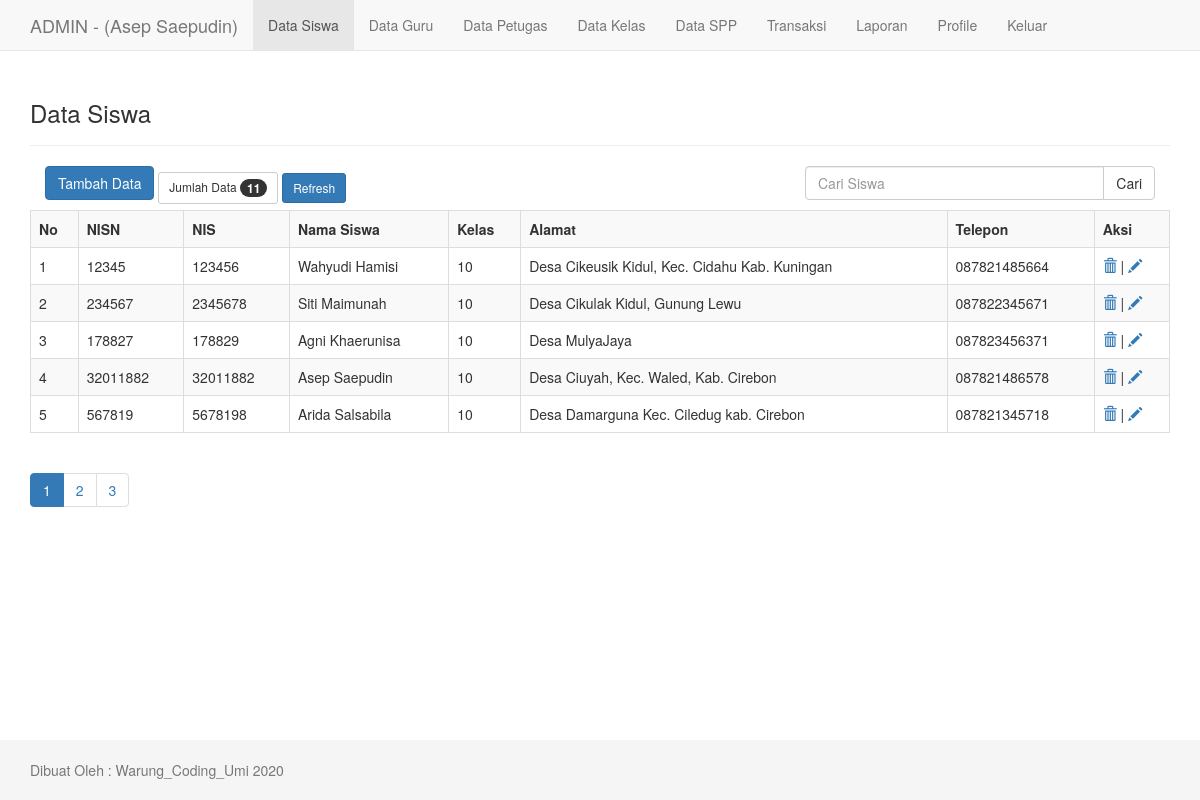
The page /admin/tampil_siswa.php (signed in) on the database its author committed.
### tables this page shows
CREATE TABLE `tb_petugas` (
  `id_petugas` int(11) NOT NULL,
  `username` varchar(35) NOT NULL,
  `password` varchar(50) NOT NULL,
  `nama_petugas` varchar(35) NOT NULL,
  `alamat` varchar(100) NOT NULL,
  `telepon` varchar(15) NOT NULL,
  `level` enum('admin','petugas') NOT NULL
);

CREATE TABLE `tb_siswa` (
  `nisn` char(10) NOT NULL,
  `nis` char(8) NOT NULL,
  `nama` varchar(35) NOT NULL,
  `id_kelas` int(11) NOT NULL,
  `alamat` text NOT NULL,
  `no_hp` varchar(13) NOT NULL,
  `id_spp` int(11) NOT NULL
);

CREATE TABLE `tb_kelas` (
  `id_kelas` int(11) NOT NULL,
  `nama_kelas` varchar(10) NOT NULL,
  `kompetensi_keahlian` varchar(50) NOT NULL,
  `id_guru` int(11) DEFAULT NULL
);

### admin/tampil_siswa.php (the view, shortened to what this page needs)
<?php
    include "../inc/koneksi.php";
    $qprofil = mysqli_query($konek, "SELECT * FROM tb_petugas WHERE id_petugas='$_SESSION[id]'");
    $profil = mysqli_fetch_array($qprofil);
?>
<!DOCTYPE html>
<html lang="en">
<head>
    <link href="./../assets/css/bootstrap.min.css" rel="stylesheet">
    <link href="./../assets/style.css" rel="stylesheet">
</head>
<body>
     <nav class="navbar navbar-default navbar-fixed-top">
      <div class="container">
        <div class="navbar-header">
          <a class="navbar-brand" href="index.php">ADMIN - (<?php echo $profil['nama_petugas']; ?>)</a>
        </div>
        <div id="navbar" class="collapse navbar-collapse">
          <ul class="nav navbar-nav">
            <li class="active"><a href="tampil_siswa.php">Data Siswa</a></li>
            <li><a href="tampil_guru.php">Data Guru</a></li>
            <li><a href="tampil_petugas.php">Data Petugas</a></li>
            <li><a href="tampil_kelas.php">Data Kelas</a></li>
            <li><a href="tampil_spp.php">Data SPP</a></li>
            <li><a href="transaksi.php">Transaksi</a></li>
            <li><a href="laporan.php">Laporan</a></li>
            <li><a href="profile.php">Profile</a></li>
            <li><a href="../inc/logout.php">Keluar</a></li>
          </ul>
        </div>
      </div>
    </nav>
    <div class="container">
        <div class="page-header">
            <h3>Data Siswa</h3>
        </div>
        <div class="col-md-8">
          <?php
                $qjumlah = mysqli_query($konek, "SELECT * FROM tb_siswa");
                $jumlah = mysqli_num_rows($qjumlah);
            ?>
          <a class="btn btn-primary" style="margin-bottom: 10px;" href="tambah_siswa.php">Tambah Data</a>
          <button class="btn btn-sm btn-default">Jumlah Data <span class="badge"><?php echo $jumlah; ?></span></button>
          <a href="?menu=data_pegawai" class="btn btn-sm btn-primary">Refresh</a>
        </div>
        <div class="col-md-4">
          <form method="post">
                <div class="input-group">
                    <input name="inputan" type="text" class="form-control" placeholder="Cari Siswa">
                    <span class="input-group-btn">
                        <input name="cari" class="btn btn-default" value="Cari" type="submit">
                    </span>
                </div>
          </form>
        </div>
        <table class="table table-bordered table-striped">
            <tr>
                <th>No</th>
                <th>NISN</th>
                <th>NIS</th>
                <th>Nama Siswa</th>
                <th>Kelas</th>
                <th>Alamat</th>
                <th>Telepon</th>
                <th>Aksi</th>
            </tr>
<?php
            $batas = 5;
            $hal = ceil($jumlah / $batas);
            $page = (isset($_GET['hal'])) ? $_GET['hal']:1;
            $posisi = ($page - 1) * $batas;
            $no = 1+$posisi;
            $inputan = $_POST['inputan'];
            if($_POST['cari']){
                if($inputan==""){
                    $q = mysqli_query($konek, "SELECT tb_siswa.*, tb_kelas.*
                    FROM tb_siswa
                    INNER JOIN tb_kelas ON tb_kelas.id_kelas=tb_siswa.id_kelas
                    ORDER BY tb_kelas.nama_kelas AND tb_kelas.kompetensi_keahlian limit $posisi, $batas");
                }
                elseif($inputan!==""){
                    $q = mysqli_query($konek, "SELECT tb_siswa.*, tb_kelas.*
                    FROM tb_siswa
                    INNER JOIN tb_kelas ON tb_kelas.id_kelas=tb_siswa.id_kelas
                    WHERE tb_siswa.nama LIKE '%$inputan%' limit $posisi, $batas ORDER BY tb_kelas.nama_kelas AND tb_kelas.kompetensi_keahlian ");
                }
            }
            else{
                $q = mysqli_query($konek, "SELECT tb_siswa.*, tb_kelas.*
                FROM tb_siswa
                INNER JOIN tb_kelas ON tb_kelas.id_kelas=tb_siswa.id_kelas
                ORDER BY tb_kelas.nama_kelas AND tb_kelas.kompetensi_keahlian limit $posisi, $batas");
            }
                $cek = mysqli_num_rows($q);
                if($cek < 1){
                    ?>
                    <tr>
                        <td colspan="7">
                            <center>
                                Data tidak tersedia !
                                <a href="" class="btn btn-sm btn-success"><span class="glyphicon glyphicon-refresh"></span></a>
                            </center>
                        </td>
                    </tr>
                    <?php
                }
                else{
            while($data = mysqli_fetch_array($q)){
        ?>
            <tr>
                <td><?php echo $no++; ?></td>
                <td><?php echo $data['nisn']; ?></td>
                <td><?php echo $data['nis']; ?></td>
                <td><?php echo $data['nama']; ?></td>
                <td><?php echo $data['nama_kelas']; ?></td>
                <td><?php echo $data['alamat']; ?></td>
                <td><?php echo $data['no_hp']; ?></td>
                <td>
                    <a onclick="return confirm('Menghapus data siswa juga mengahapus transaksi?')" title="Hapus" href="hapus_siswa.php?id=<?php echo $d['nisn']; ?>"><span class="glyphicon glyphicon-trash" aria-hidden="true"></span></a> |
                    <a title="Edit" href="edit_siswa.php?id=<?php echo $d['nisn']; ?>"><span class="glyphicon glyphicon-pencil" aria-hidden="true"></span></a>
                </td>
            </tr>
            <?php
                    }
                }
            ?>
        </table>
        <nav>
            <ul class="pagination">
                <?php
                    for ($i=1; $i <= $hal ; $i++) {
                        ?>
                        <li <?php if ($page==$i) {
                            echo "class='active'";
                        } ?>><a href="?menu=data_pegawai&hal=<?php echo $i; ?>"><?php echo $i; ?></a></li>
                        <?php
                    }
                ?>
            </ul>
        </nav>
    </div>
<?php include "footer.php"; ?>

### assets/style.css (style rules this page uses)
html { position: relative; min-height: 100%; }
body { margin-bottom: 60px; }
body > .container { padding: 60px 15px 0; }

### rows shown on the page
tb_petugas: nama_petugas "Asep Saepudin"
tb_siswa: nisn "12345", nis "123456", nama "Wahyudi Hamisi", id_kelas.nama_kelas "10", alamat "Desa Cikeusik Kidul, Kec. Cidahu Kab. Kuningan", no_hp "087821485664"
tb_siswa: nisn "234567", nis "2345678", nama "Siti Maimunah", id_kelas.nama_kelas "10", alamat "Desa Cikulak Kidul, Gunung Lewu", no_hp "087822345671"
tb_siswa: nisn "178827", nis "178829", nama "Agni Khaerunisa", id_kelas.nama_kelas "10", alamat "Desa MulyaJaya", no_hp "087823456371"
tb_siswa: nisn "32011882", nis "32011882", nama "Asep Saepudin", id_kelas.nama_kelas "10", alamat "Desa Ciuyah, Kec. Waled, Kab. Cirebon", no_hp "087821486578"
tb_siswa: nisn "567819", nis "5678198", nama "Arida Salsabila", id_kelas.nama_kelas "10", alamat "Desa Damarguna Kec. Ciledug kab. Cirebon", no_hp "087821345718"

### other values the page prints
$jumlah "11"
